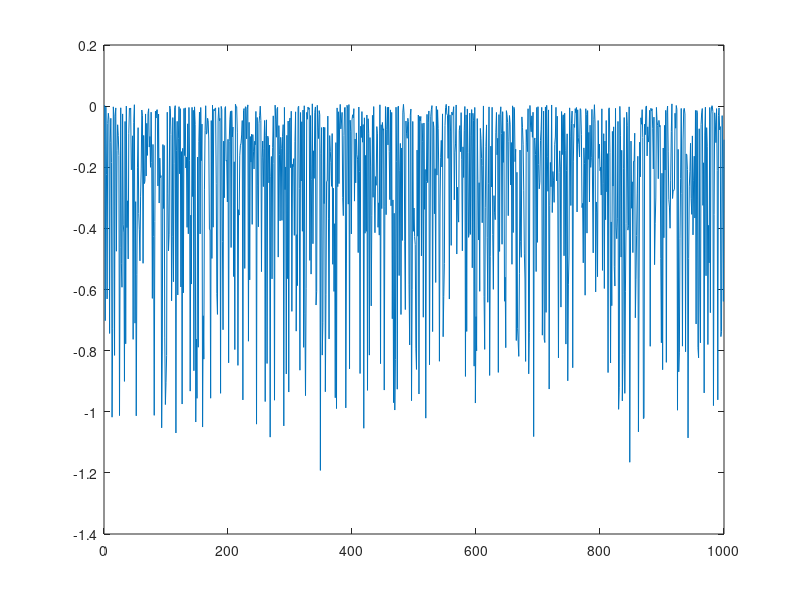
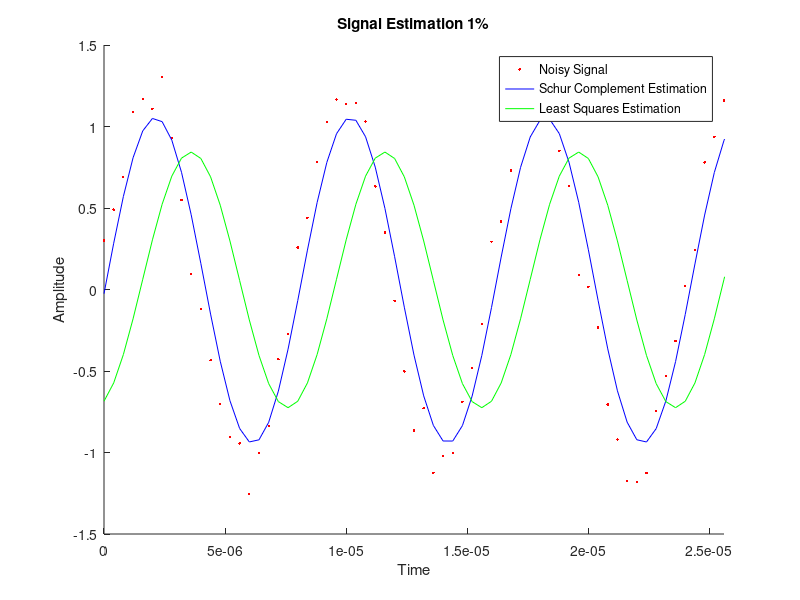

Here is the MATLAB script that generated these plots, in order:
close all; clear all; clc;

%%Creation of The sinusoidal with random noise added
f_sample = 2.5e6;
f_signal = 125e3;
n_samples = 1024;
w0 = 2 * pi * f_signal;
##A = 1;
##phi = pi/4;
##k = 0.5;
tn = (0:n_samples-1) / f_sample;


n_simulations = 1e3;
##
##% distribution amplitude
##A_signal_mu = 1;
##A_signal_std = 0.0;
##
##% distribution frequency
##fsignal_mu = 125e3;
##fsignal_std = 0.005*125e3;
##
##% distribution phase
##phi_mu = 0.0 ;
##phi_std = pi/2;
##
##% distribution offset
##c_mu = 0.0 ;
##c_std = 0.5;
##
##% noise
##noise_mu = 0.0 ;
##noise_std = 0.1 ;

A_signal_mu = 1.0;   A_signal_std = 0.1;
phi_mu = 0.0;        phi_std = pi/8;
c_mu = 0.0;          c_std = 0.1;
fsignal_mu = 125e3;  fsignal_std = 0.01 * 125e3; % 125 Hz
noise_mu = 0.0;      noise_std = 0.1;

A_ref = zeros(n_simulations,1);
fsignal_ref =  zeros(n_simulations,1);
phi_ref = zeros(n_simulations,1);
c_ref = zeros(n_simulations,1);

A_estimation = zeros(n_simulations,1);
phi_estimation = zeros(n_simulations,1);
c_estimation = zeros(n_simulations,1);
fsignal_estimation =  zeros(n_simulations,1);

% distribution frequency
##fsignal_mu = 125e3;
##fsignal_std = 0.005 * 125e3;
E = [ (sin(w0*tn)).'  (cos(w0*tn)).'  ones(n_samples,1) ] ;
for ii=1:n_simulations

    A_ref(ii,1) = A_signal_mu + A_signal_std * randn(1,1);
    fsignal_ref(ii,1) = fsignal_mu + fsignal_std * randn(1,1);
    phi_ref(ii,1) = phi_mu + phi_std * randn(1,1);
    c_ref(ii,1) = c_mu + c_std * randn(1,1);

    fsignal_estimation(ii,1) = f_signal;
    w0_ref = 2*pi*fsignal_ref(ii,1) ;
    signal = A_ref(ii,1)*sin(w0_ref*tn + phi_ref(ii,1)) + c_ref(ii,1) ;

    % add noise
    signal = signal + ( noise_mu +  noise_std * randn(1,n_samples) );

    % estimation
    p = ( inv(E'*E)*E' ) * signal.' ;
    A_estimation(ii,1) = sqrt( p(1)^2 + p(2)^2  );
    phi_estimation(ii,1) = atan2( p(2) , p(1) );
    c_estimation(ii,1) = p(3);


end


figure;
A_error = A_estimation-A_ref;
plot(A_error)

##A_error_mean = mean(A_error);
##A_error_std = std(A_error);
##str_aux = sprintf('mean %e and std %e \n',A_error_mean,A_error_std);
##title(str_aux)

x = [A_ref, phi_ref, c_ref, fsignal_ref];
y = [A_estimation, phi_estimation, c_estimation, fsignal_estimation];

z = [x'; y'];
muX = mean(x);
muY = mean(y);
gam = cov(z');

n_params = 4;
Sigma_xx = gam(1:n_params, 1:n_params);
Sigma_xy = gam(1:n_params, n_params+1:end);
Sigma_yx = gam(n_params+1:end, 1:n_params);
Sigma_yy = gam(n_params+1:end, n_params+1:end);
Sigma_yy_reg = Sigma_yy + 1e-9 * eye(size(Sigma_yy));

##A = 1;
##phi = pi/4;
##c = 0.5;
##f = 125e3;
##w = 2 * pi * f;
##

A = A_signal_mu + A_signal_std * randn(1,1);
f = fsignal_mu + fsignal_std * randn(1,1);
phi = phi_mu + phi_std * randn(1,1);
c = c_mu + c_std * randn(1,1);

w = 2*pi*f ;
signal = A*sin(w*tn + phi) + c ;

    % add noise
signal = signal + ( noise_mu +  noise_std * randn(1,n_samples) );

p = ( inv(E'*E)*E' ) * signal.' ;
A_2 = sqrt( p(1)^2 + p(2)^2  );
phi_2 = atan2( p(2) , p(1) );
c_2 = p(3);
y1 = [A_2,phi_2,c_2,125e3]
rec = muX' + Sigma_xy * inv(Sigma_yy_reg) * (y1' - muY')

sig_one = A_2 * sin(2*pi*125e3*tn + phi_2) + c_2;
reconstructed_signal = rec(1)*sin(2*pi*rec(4)*tn + rec(2)) + rec(3);

figure;
hold on;
plot(tn,signal,'r.');
plot(tn, reconstructed_signal,'b');
plot(tn,sig_one,'g')
xlim( [0 (n_samples/f_sample)/16] );
title("Signal Estimation 1%");
xlabel("Time");
ylabel("Amplitude");
hold off;
legend("Noisy Signal","Schur Complement Estimation", "Least Squares Estimation");

